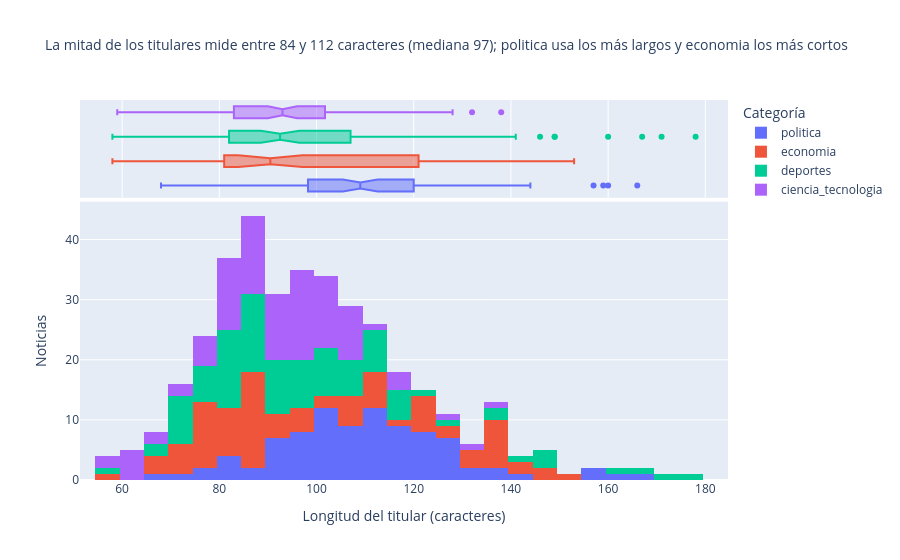

The notebook cell this image was saved under:
### Code cell
med = df["len_titular"].median()
q1, q3 = df["len_titular"].quantile([0.25, 0.75])
med_cat = df.groupby("etiqueta")["len_titular"].median().sort_values()
fig3 = px.histogram(
    df, x="len_titular", nbins=30, color="etiqueta", marginal="box",
    category_orders={"etiqueta": ETIQUETAS},
    title=(f"La mitad de los titulares mide entre {q1:.0f} y {q3:.0f} caracteres (mediana {med:.0f}); "
           f"{med_cat.index[-1]} usa los más largos y {med_cat.index[0]} los más cortos"),
    labels={"len_titular": "Longitud del titular (caracteres)", "etiqueta": "Categoría"},
)
fig3.update_layout(title_font_size=14, yaxis_title="Noticias")
fig3.show()
med_cat.rename("mediana de caracteres").to_frame()

### Figure 1 — Plotly figure (JSON) as saved in the notebook; plotly's stock layout.template omitted (floating-point values rounded to 4 significant figures)
{"data": [{"bingroup": "x", "hovertemplate": "Categoría=politica<br>Longitud del titular (caracteres)=%{x}<br>count=%{y}<extra></extra>", "legendgroup": "politica", "marker": {"color": "#636efa", "pattern": {"shape": ""}}, "name": "politica", "nbinsx": 30, "orientation": "v", "showlegend": true, "type": "histogram", "x": [125, 104, 107, 112, 104, 128, 102, 99, 88, 116, 91, 129, 114, 113, 127, 84, 112, 115, 121, 104, 157, 112, 103, 82, 117, 112, 112, 98, 120, 94, 84, 107, 124, 127, 144, 105, 97, 74, 101, 99, 104, 91, 113, 108, 92, 159, 95, 130, 122, 107, 119, 76, 102, 160, 108, 104, 116, 166, 130, 111, 120, 114, 68, 96, 83, 92, 129, 98, 94, 120, 97, 114, 79, 109, 136, 118, 105, 117, 121, 105, 115, 101, 103, 94, 89, 113, 126, 119, 120, 104, 135], "xaxis": "x", "yaxis": "y"}, {"hovertemplate": "Categoría=politica<br>Longitud del titular (caracteres)=%{x}<extra></extra>", "legendgroup": "politica", "marker": {"color": "#636efa"}, "name": "politica", "notched": true, "showlegend": false, "type": "box", "x": [125, 104, 107, 112, 104, 128, 102, 99, 88, 116, 91, 129, 114, 113, 127, 84, 112, 115, 121, 104, 157, 112, 103, 82, 117, 112, 112, 98, 120, 94, 84, 107, 124, 127, 144, 105, 97, 74, 101, 99, 104, 91, 113, 108, 92, 159, 95, 130, 122, 107, 119, 76, 102, 160, 108, 104, 116, 166, 130, 111, 120, 114, 68, 96, 83, 92, 129, 98, 94, 120, 97, 114, 79, 109, 136, 118, 105, 117, 121, 105, 115, 101, 103, 94, 89, 113, 126, 119, 120, 104, 135], "xaxis": "x2", "yaxis": "y2"}, {"bingroup": "x", "hovertemplate": "Categoría=economia<br>Longitud del titular (caracteres)=%{x}<br>count=%{y}<extra></extra>", "legendgroup": "economia", "marker": {"color": "#EF553B", "pattern": {"shape": ""}}, "name": "economia", "nbinsx": 30, "orientation": "v", "showlegend": true, "type": "histogram", "x": [58, 65, 90, 94, 127, 77, 111, 99, 77, 89, 141, 66, 79, 97, 88, 85, 103, 81, 77, 88, 72, 86, 110, 123, 153, 121, 124, 71, 111, 100, 149, 139, 91, 87, 134, 148, 78, 69, 114, 133, 76, 108, 119, 71, 85, 112, 137, 135, 137, 136, 107, 83, 83, 131, 138, 80, 110, 136, 106, 76, 127, 86, 89, 124, 86, 87, 95, 75, 88, 84, 86, 78, 72, 105, 108, 120, 82, 136, 85, 77, 89, 76, 142, 81, 89, 95, 93, 121, 74, 83], "xaxis": "x", "yaxis": "y"}, {"hovertemplate": "Categoría=economia<br>Longitud del titular (caracteres)=%{x}<extra></extra>", "legendgroup": "economia", "marker": {"color": "#EF553B"}, "name": "economia", "notched": true, "showlegend": false, "type": "box", "x": [58, 65, 90, 94, 127, 77, 111, 99, 77, 89, 141, 66, 79, 97, 88, 85, 103, 81, 77, 88, 72, 86, 110, 123, 153, 121, 124, 71, 111, 100, 149, 139, 91, 87, 134, 148, 78, 69, 114, 133, 76, 108, 119, 71, 85, 112, 137, 135, 137, 136, 107, 83, 83, 131, 138, 80, 110, 136, 106, 76, 127, 86, 89, 124, 86, 87, 95, 75, 88, 84, 86, 78, 72, 105, 108, 120, 82, 136, 85, 77, 89, 76, 142, 81, 89, 95, 93, 121, 74, 83], "xaxis": "x2", "yaxis": "y2"}, {"bingroup": "x", "hovertemplate": "Categoría=deportes<br>Longitud del titular (caracteres)=%{x}<br>count=%{y}<extra></extra>", "legendgroup": "deportes", "marker": {"color": "#00cc96", "pattern": {"shape": ""}}, "name": "deportes", "nbinsx": 30, "orientation": "v", "showlegend": true, "type": "histogram", "x": [83, 74, 68, 82, 99, 100, 77, 82, 149, 178, 171, 73, 100, 85, 94, 98, 115, 89, 113, 97, 104, 101, 117, 105, 100, 74, 107, 73, 112, 128, 92, 107, 90, 115, 82, 85, 112, 90, 79, 96, 86, 77, 82, 85, 85, 105, 77, 106, 93, 73, 95, 88, 117, 86, 113, 100, 58, 110, 80, 70, 102, 86, 74, 146, 141, 89, 135, 84, 120, 104, 167, 83, 79, 90, 118, 107, 135, 160, 80, 67, 88, 77, 80, 89, 92, 83, 92, 81, 86, 98, 99, 112, 96, 71, 112, 93, 83, 149], "xaxis": "x", "yaxis": "y"}, {"hovertemplate": "Categoría=deportes<br>Longitud del titular (caracteres)=%{x}<extra></extra>", "legendgroup": "deportes", "marker": {"color": "#00cc96"}, "name": "deportes", "notched": true, "showlegend": false, "type": "box", "x": [83, 74, 68, 82, 99, 100, 77, 82, 149, 178, 171, 73, 100, 85, 94, 98, 115, 89, 113, 97, 104, 101, 117, 105, 100, 74, 107, 73, 112, 128, 92, 107, 90, 115, 82, 85, 112, 90, 79, 96, 86, 77, 82, 85, 85, 105, 77, 106, 93, 73, 95, 88, 117, 86, 113, 100, 58, 110, 80, 70, 102, 86, 74, 146, 141, 89, 135, 84, 120, 104, 167, 83, 79, 90, 118, 107, 135, 160, 80, 67, 88, 77, 80, 89, 92, 83, 92, 81, 86, 98, 99, 112, 96, 71, 112, 93, 83, 149], "xaxis": "x2", "yaxis": "y2"}, {"bingroup": "x", "hovertemplate": "Categoría=ciencia_tecnologia<br>Longitud del titular (caracteres)=%{x}<br>count=%{y}<extra></extra>", "legendgroup": "ciencia_tecnologia", "marker": {"color": "#ab63fa", "pattern": {"shape": ""}}, "name": "ciencia_tecnologia", "nbinsx": 30, "orientation": "v", "showlegend": true, "type": "histogram", "x": [88, 84, 103, 97, 84, 95, 97, 70, 103, 96, 107, 107, 89, 80, 101, 80, 88, 96, 90, 87, 78, 138, 90, 106, 102, 107, 94, 76, 103, 101, 99, 62, 85, 94, 99, 81, 88, 88, 93, 82, 115, 115, 59, 97, 106, 86, 101, 90, 99, 94, 77, 62, 105, 59, 90, 83, 87, 117, 103, 102, 97, 105, 99, 74, 90, 84, 62, 88, 60, 128, 80, 103, 104, 98, 83, 97, 67, 100, 89, 98, 77, 76, 90, 61, 99, 132, 93, 83, 108, 80, 89, 89, 65, 114, 107], "xaxis": "x", "yaxis": "y"}, {"hovertemplate": "Categoría=ciencia_tecnologia<br>Longitud del titular (caracteres)=%{x}<extra></extra>", "legendgroup": "ciencia_tecnologia", "marker": {"color": "#ab63fa"}, "name": "ciencia_tecnologia", "notched": true, "showlegend": false, "type": "box", "x": [88, 84, 103, 97, 84, 95, 97, 70, 103, 96, 107, 107, 89, 80, 101, 80, 88, 96, 90, 87, 78, 138, 90, 106, 102, 107, 94, 76, 103, 101, 99, 62, 85, 94, 99, 81, 88, 88, 93, 82, 115, 115, 59, 97, 106, 86, 101, 90, 99, 94, 77, 62, 105, 59, 90, 83, 87, 117, 103, 102, 97, 105, 99, 74, 90, 84, 62, 88, 60, 128, 80, 103, 104, 98, 83, 97, 67, 100, 89, 98, 77, 76, 90, 61, 99, 132, 93, 83, 108, 80, 89, 89, 65, 114, 107], "xaxis": "x2", "yaxis": "y2"}], "layout": {"barmode": "relative", "legend": {"title": {"text": "Categoría"}, "tracegroupgap": 0}, "title": {"font": {"size": 14}, "text": "La mitad de los titulares mide entre 84 y 112 caracteres (mediana 97); politica usa los más largos y economia los más cortos"}, "xaxis": {"anchor": "y", "domain": [0.0, 1.0], "title": {"text": "Longitud del titular (caracteres)"}}, "xaxis2": {"anchor": "y2", "domain": [0.0, 1.0], "matches": "x", "showgrid": true, "showticklabels": false}, "yaxis": {"anchor": "x", "domain": [0.0, 0.7326], "title": {"text": "Noticias"}}, "yaxis2": {"anchor": "x2", "domain": [0.7426, 1.0], "matches": "y2", "showgrid": false, "showline": false, "showticklabels": false, "ticks": ""}}}
